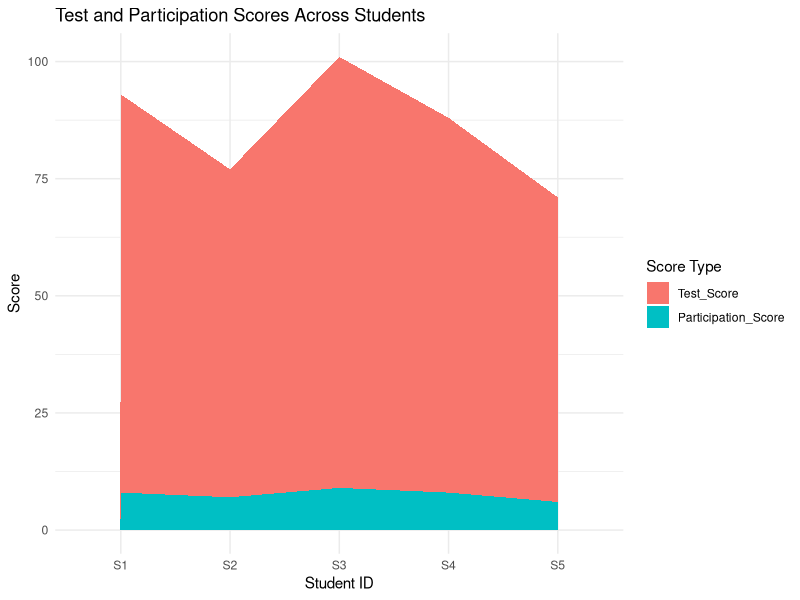

The R source for this figure:
# Install package (Run only once)
#install.packages("ggplot2")
install.packages("reshape2")

# Load libraries
library(ggplot2)
library(reshape2)

# Create Dataset
student <- data.frame(
  Student_ID = c("S1","S2","S3","S4","S5"),
  Test_Score = c(85,70,92,80,65),
  Participation_Score = c(8,7,9,8,6)
)

# Convert data to long format
data_long <- melt(student, id.vars = "Student_ID")

# Stacked Area Chart
ggplot(data_long,
       aes(x = Student_ID,
           y = value,
           fill = variable,
           group = variable)) +
  geom_area() +
  labs(title = "Test and Participation Scores Across Students",
       x = "Student ID",
       y = "Score",
       fill = "Score Type") +
  theme_minimal()
